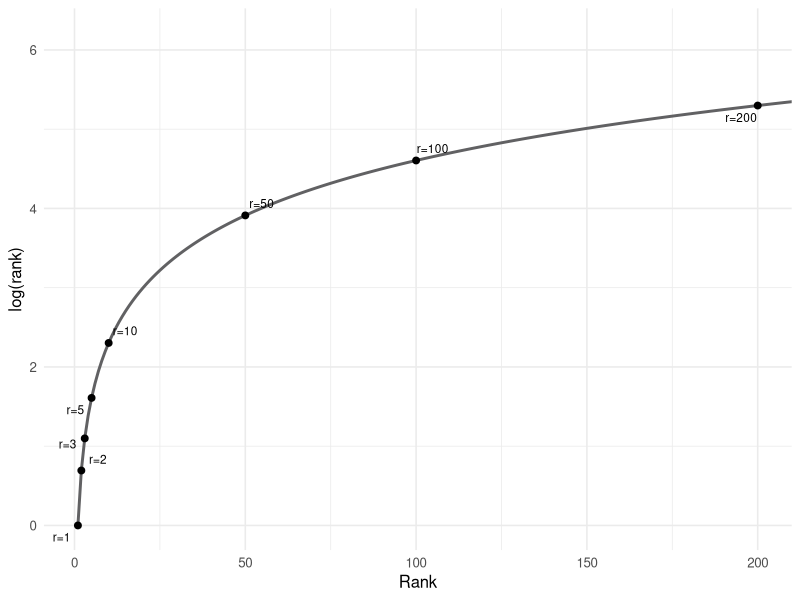

This figure's R source:
# ---- Libraries ----
library(tidyverse)
library(ggrepel)

# Data
max_rank <- 500
df <- tibble(rank = 1:max_rank) %>%
  mutate(log_val = log(rank))

# Ranks to label
marks <- c(1, 2, 3, 5, 10, 50, 100, 200)
lab_df <- df %>% filter(rank %in% marks)

set.seed(42)  # optional: stable label placement

# Plot only log(rank)
p <- ggplot(df, aes(x = rank, y = log_val)) +
  geom_line(color = "#616163ff", linewidth = 1) +
  geom_point(data = lab_df, aes(x = rank, y = log_val),
             color = "#000000ff", size = 2) +
  geom_text_repel(
    data = lab_df,
    aes(x = rank, y = log_val, label = paste0("r=", rank)),
    color = "#000000ff", size = 3,
    box.padding = 0.3, point.padding = 0.2, segment.size = 0.2
  ) +
  labs(x = "Rank", y = "log(rank)") +
  coord_cartesian(xlim = c(1, 200)) +
  theme_minimal(base_size = 12)

ggsave("log_rank_plot.jpeg", p, width = 8, height = 5, dpi = 300)
